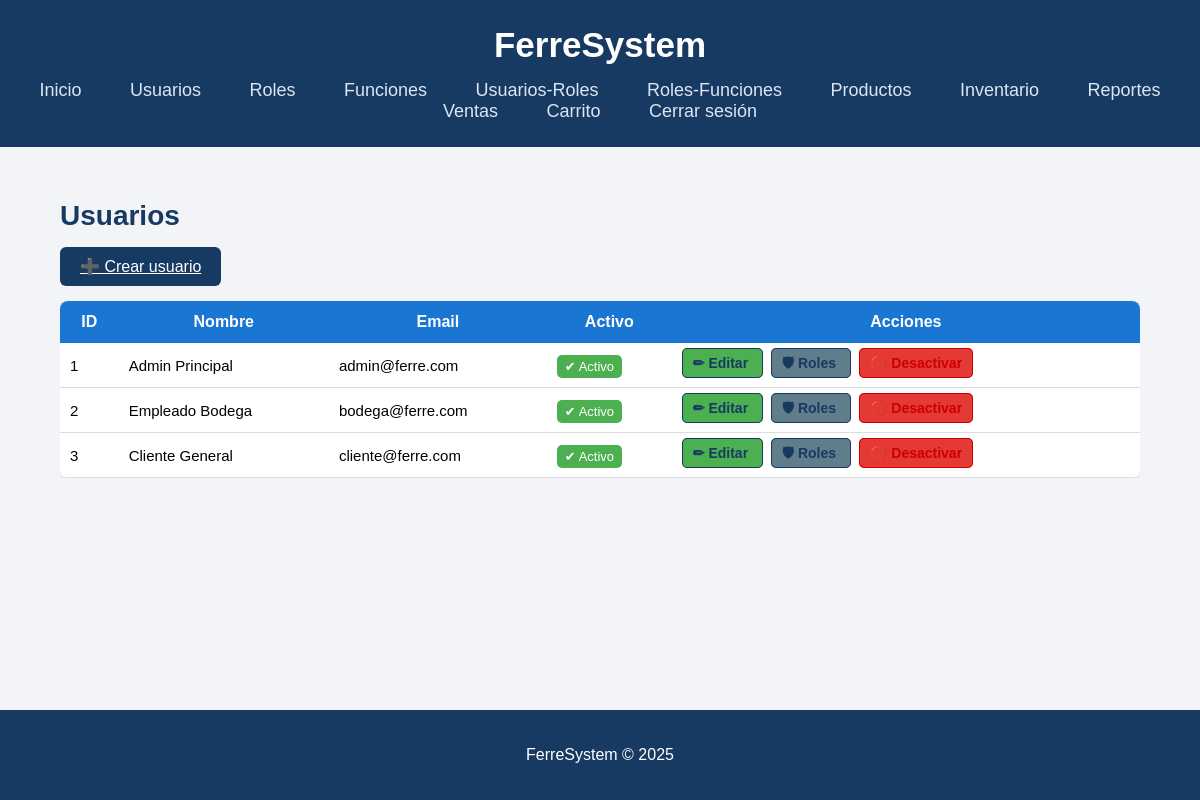
/?controller=user&action=index (signed in), run on the app's committed database.
### tables this page shows
CREATE TABLE `users` (
  `id` int(11) NOT NULL,
  `name` varchar(100) NOT NULL,
  `email` varchar(120) NOT NULL,
  `password_hash` varchar(255) NOT NULL,
  `active` tinyint(1) DEFAULT 1,
  `created_at` timestamp NOT NULL DEFAULT current_timestamp()
);

### src/Controllers/User/UserController.php (called while the page is built, shortened)
<?php
class UserController
{
    public function index()
    {
        $dao = new UserDAO();
        $users = $dao->getAll();
        require __DIR__ . "/../../Views/users/index.php";
        require __DIR__ . "/../../Views/layout.php";
    }
}

### src/Config/Database.php (called while the page is built, shortened)
<?php
class Database {
    private static $host = "localhost";
    private static $db   = "ferresystem_db";
    private static $user = "root";
    private static $pass = "";
    private static $conn = null;
    public static function connect() {
        if (self::$conn === null) {
            try {
                self::$conn = new PDO(
                    "mysql:host=" . self::$host . ";dbname=" . self::$db . ";charset=utf8mb4",
                    self::$user,
                    self::$pass
                );
                self::$conn->setAttribute(PDO::ATTR_ERRMODE, PDO::ERRMODE_EXCEPTION);
            } catch (PDOException $e) {
                die(" Error de conexión: " . $e->getMessage());
            }
        }
        return self::$conn;
    }
}

### src/DAO/User/UserDAO.php (called while the page is built, shortened)
<?php
class UserDAO
{
    private $db;
    public function __construct()
    {
        $this->db = Database::connect();
    }
    public function getAll()
    {
        $sql = "
            SELECT
                u.id,
                u.name,
                u.email,
                u.active
            FROM users u
            ORDER BY u.id ASC
        ";
        return $this->db->query($sql)->fetchAll(PDO::FETCH_ASSOC);
    }
}

### src/Views/users/index.php (the view, shortened to what this page needs)
<h2 class="title-page">Usuarios</h2>
<a class="btn-primary create-btn" href="?controller=user&action=create">
    ➕ Crear usuario
</a>
<div class="table-container">
    <table class="styled-table">
        <thead>
            <tr>
                <th>ID</th>
                <th>Nombre</th>
                <th>Email</th>
                <th>Activo</th>
                <th>Acciones</th>
            </tr>
        </thead>
        <tbody>
            <?php foreach ($users as $u): ?>
            <tr>
                <td><?= $u["id"] ?></td>
                <td><?= $u["name"] ?></td>
                <td><?= $u["email"] ?></td>
                <td>
                    <?php if ($u["active"]): ?>
                        <span class="badge active">✔ Activo</span>
                    <?php else: ?>
                        <span class="badge inactive">✖ Inactivo</span>
                    <?php endif; ?>
                </td>
                <td class="actions">
                    <a class="action-btn edit" href="?controller=user&action=edit&id=<?= $u['id'] ?>">
                        ✏ Editar
                    </a>
                    <a class="action-btn roles" href="?controller=user&action=roles&id=<?= $u['id'] ?>">
                        🛡 Roles
                    </a>
                    <?php if ($u["active"]): ?>
                        <a class="action-btn danger" href="?controller=user&action=deactivate&id=<?= $u['id'] ?>">
                            🚫 Desactivar
                        </a>
                    <?php else: ?>
                        <a class="action-btn activate" href="?controller=user&action=activate&id=<?= $u['id'] ?>">
                            ✔ Activar
                        </a>
                    <?php endif; ?>
                </td>
            </tr>
            <?php endforeach; ?>
        </tbody>
    </table>
</div>

### public/css/styles.css (style rules this page uses)
html, body { height: 100%; margin: 0; }
body { display: flex; flex-direction: column; font-family: Arial, sans-serif; background: #f2f4f7; color: #000 !important; }
h2 { font-size: 28px; color: #173a63; margin-bottom: 20px; }
table { width: 100%; border-collapse: collapse; background: white; border-radius: 8px; overflow: hidden; box-shadow: 0px 0px 8px rgba(0,0,0,0.1); }
table th { background: #173a63; color: white !important; padding: 12px; font-size: 16px; }
table td { padding: 12px; border-bottom: 1px solid #ddd; font-size: 15px; color: #000 !important; }
table td a { color: #173a63 !important; font-weight: bold; text-decoration: none; }
.actions a { margin-right: 12px; font-weight: bold; text-decoration: none; padding: 6px 10px; border-radius: 5px; color: #173a63 !important; border: 1px solid #173a63; }
.actions .danger { border-color: #cc0000; color: #cc0000 !important; }
.btn-primary { background: #173a63; color: white !important; padding: 10px 20px; border-radius: 6px; font-size: 16px; border: none; cursor: pointer; }

### src/Views/users/index.php (style rules this page uses)
.title-page { margin-bottom: 15px; }
.create-btn { margin-bottom: 15px; display: inline-block; }
.table-container { width: 100%; overflow-x: auto; }
.styled-table { width: 100%; border-collapse: collapse; background: #fff; border-radius: 8px; overflow: hidden; box-shadow: 0 2px 8px rgba(0,0,0,0.1); }
.styled-table th { background: #1976d2; color: white; padding: 12px; }
.styled-table td { padding: 10px; border-bottom: 1px solid #ddd; }
.actions a { margin-right: 8px; text-decoration: none; }
.action-btn { padding: 6px 10px; border-radius: 5px; font-size: 14px; }
.edit { background: #4caf50; color: #fff; }
.roles { background: #607d8b; color: #fff; }
.danger { background: #e53935; color: #fff; }
.badge { padding: 4px 8px; border-radius: 5px; font-size: 13px; }
.active { background: #4caf50; color: white; }

### data on the page
users: id "1", name "Admin Principal", email "admin@ferre.com", active "✔ Activo"
users: id "2", name "Empleado Bodega", email "bodega@ferre.com", active "✔ Activo"
users: id "3", name "Cliente General", email "cliente@ferre.com", active "✔ Activo"
